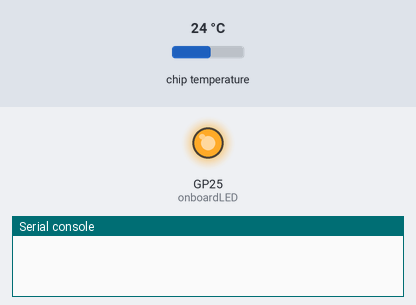
Simulated run of this program. Board: Raspberry Pi Pico running MicroPython. Parts: output pins drawn as LEDs (lit = HIGH), the last lines printed to the serial console. The inputs (shaded band) are chosen by the test bench; at power-on: chip temperature 24 °C.

Above: at 2.5 s.
At 7.5 s:
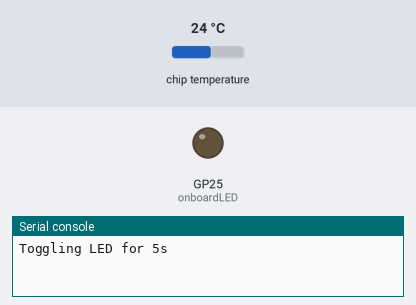
Timing chart, 0 to 13.0 s (numbered marks = the images above):
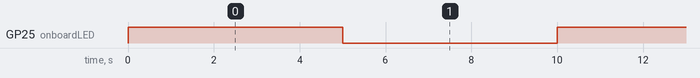

The program:

blink-led.py
```python
import machine
import time

onboardLED = machine.Pin("LED", machine.Pin.OUT)
tempSensor = machine.ADC(4)
sleepTime = 5

def readTemperature(sensor):
    conversionFactor = 3.3 / 65535
    reading = sensor.read_u16() * conversionFactor
    return 27 - (reading - 0.706)/0.001721

while True:
    onboardLED.toggle()
    time.sleep(sleepTime)
    print(f"Toggling LED for {sleepTime}s")

    onboardLED.toggle()
    time.sleep(sleepTime)

    print(f"Device temperature: {readTemperature(tempSensor)} degrees celsius")
```

Measured:
- by itself, GP25 (onboardLED): alternates HIGH for 5.0 s and LOW for 5.0 s
